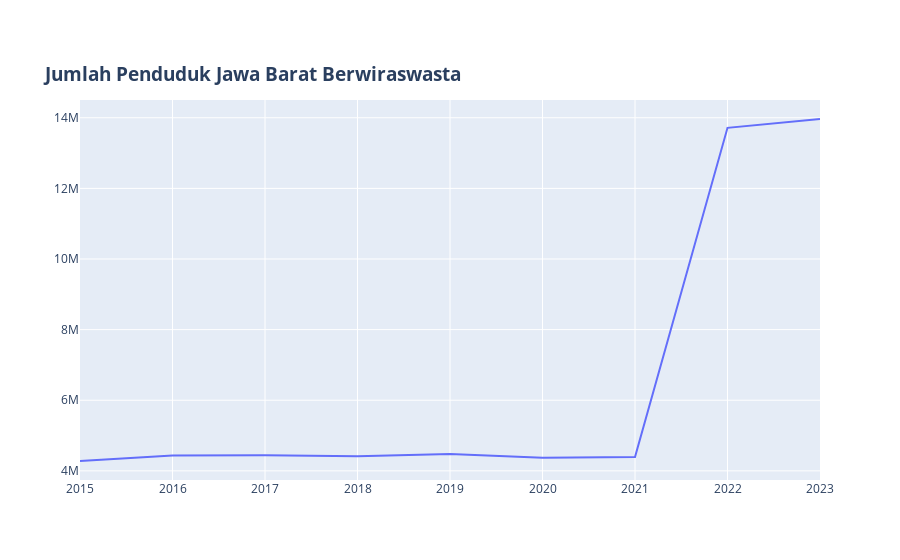

The notebook cell saved with this chart:
### Code cell
fig = go.Figure()

fig.add_trace(go.Scatter(
    x= df_wiraswasta['tahun'].values, # x-axis
    y= df_wiraswasta['total_wiraswasta'].values, # y-axis
    mode='lines', # Connect data points with lines
    name='Line' # Name in the legend
))

# Add and change title style
fig.update_layout(
    title='<b>Jumlah Penduduk Jawa Barat Berwiraswasta',
    title_font=dict(size=19),
                    #color='#3f3f3f'),
                    #family='Arial'),
    title_x=0.05,  # Title aligned with grid
    title_y=0.88,  # Title positioned near the top vertically
    
)
#fig.write_html( r'...\Penduduk berwiraswasta.html', include_plotlyjs='cdn')

### Figure 1 — Plotly figure (JSON) as saved in the notebook; plotly's stock layout.template omitted (floating-point values rounded to 4 significant figures)
{"data": [{"mode": "lines", "name": "Line", "type": "scatter", "x": [2015, 2016, 2017, 2018, 2019, 2020, 2021, 2022, 2023], "y": [4279263, 4432611, 4444347, 4412000, 4479523, 4372802, 4393793, 13714642, 13965137]}], "layout": {"title": {"font": {"size": 19}, "text": "<b>Jumlah Penduduk Jawa Barat Berwiraswasta", "x": 0.05, "y": 0.88}}}
